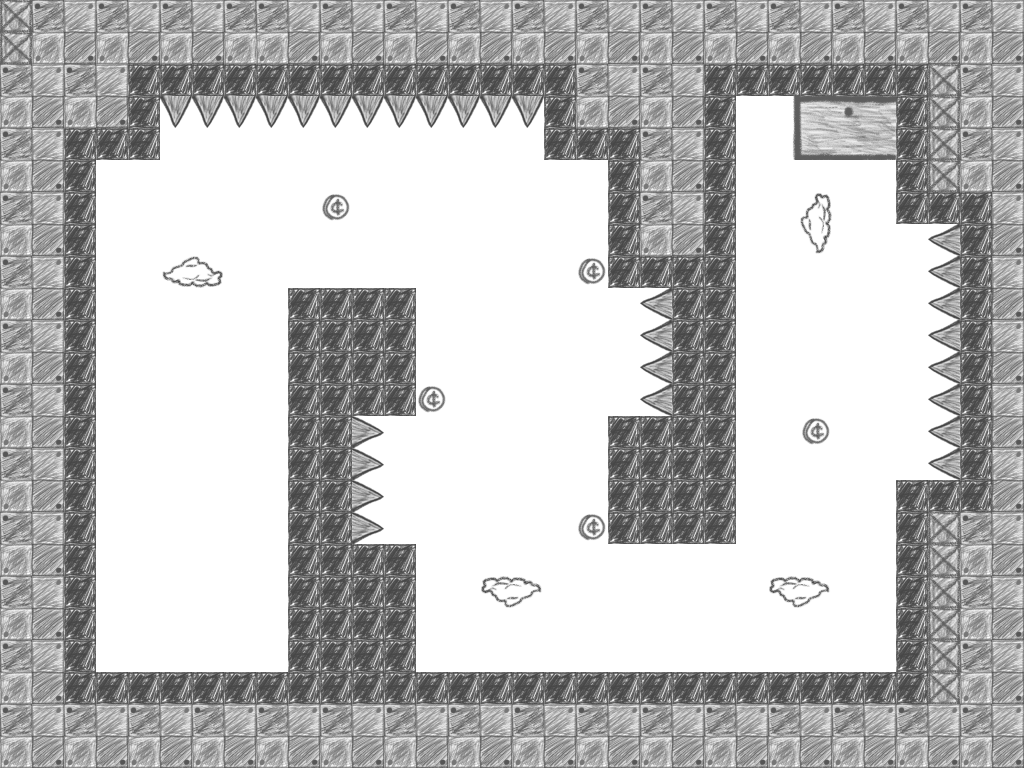

The image is a tile-based game level rendered from a .tmx file. Its description and source (layers, tilesets, objects; grid data summarised) follow:
An orthogonal 32x24 tile map with 32x32 px tiles, 3 tile layers (tiles, Exit, collectibles) and 29 objects (4x Spikes_top_left, SpawnPoint, ExitPoint).

<map version="1.0" orientation="orthogonal" width="32" height="24" tilewidth="32" tileheight="32">
 <tileset firstgid="1" name="Tilesheet" tilewidth="32" tileheight="32">
  <image source="Tilesheet.png" width="512" height="256" />
  <terraintypes>
   <terrain name="New Terrain" tile="-1" />
  </terraintypes>
  <tile id="6" terrain="0,0,0,0" />
  <tile id="7" terrain="0,0,0,0" />
  <tile id="22" terrain="0,0,0,0" />
  <tile id="23" terrain="0,0,0,0" />
  <tile id="24" terrain=",0,,0">
   <properties>
    <property name="collectible" value="true" />
   </properties>
  </tile>
  <tile id="28" terrain="0,0,0,0" />
  <tile id="38" terrain="0,0,0,0" />
  <tile id="39" terrain="0,0,0,0" />
  <tile id="43">
   <properties>
    <property name="Collectible" value="true" />
   </properties>
  </tile>
  <tile id="54" terrain="0,0,0,0" />
  <tile id="55" terrain="0,0,0,0" />
 </tileset>
 <layer name="tiles" width="32" height="24">
  <data>[768 cells, 768 non-empty, 11 distinct tile ids]</data>
 </layer>
 <layer name="Exit" width="32" height="24">
  <data>[768 cells, 8 non-empty, 8 distinct tile ids]</data>
 </layer>
 <objectgroup name="objects" width="32" height="24">
  <object name="SpawnPoint" x="128" y="635" width="64" height="32" />
  <object name="ExitPoint" x="816" y="112" width="56" height="32" />
 </objectgroup>
 <layer name="collectibles" width="32" height="24">
  <data>[768 cells, 5 non-empty, 1 distinct tile ids]</data>
 </layer>
 <objectgroup name="collisions" width="32" height="24">
  <object x="0" y="32" width="32" height="704" />
  <object x="0" y="736" width="1024" height="32" />
  <object x="992" y="32" width="32" height="704" />
  <object x="96" y="32" width="800" height="64" />
  <object x="32" y="32" width="64" height="704" />
  <object x="0" y="0" width="1024" height="32" />
  <object x="352" y="288" width="64" height="128" />
  <object x="288" y="288" width="64" height="384" />
  <object x="896" y="32" width="96" height="192" />
  <object x="96" y="672" width="800" height="64" />
  <object name="Spikes_top_left" x="160" y="96" width="384" height="32">
   <properties>
    <property name="kill" value="true" />
   </properties>
  </object>
  <object x="352" y="544" width="64" height="128" />
  <object x="96" y="96" width="64" height="64" />
  <object x="672" y="96" width="64" height="448" />
  <object x="608" y="160" width="64" height="128" />
  <object x="544" y="96" width="128" height="64" />
  <object x="608" y="416" width="64" height="128" />
  <object name="Spikes_top_left" x="640" y="288" width="32" height="128">
   <properties>
    <property name="kill" value="true" />
   </properties>
  </object>
  <object name="Spikes_top_left" x="352" y="416" width="32" height="128">
   <properties>
    <property name="kill" value="true" />
   </properties>
  </object>
  <object x="896" y="480" width="96" height="256" />
  <object name="Spikes_top_left" x="928" y="224" width="32" height="256">
   <properties>
    <property name="kill" value="true" />
   </properties>
  </object>
  <object x="960" y="224" width="32" height="256" />
 </objectgroup>
 <objectgroup name="collectibles" width="32" height="24">
  <properties>
   <property name="Collectible" value="true" />
  </properties>
  <object x="320" y="192" width="32" height="32" />
  <object x="416" y="384" width="32" height="32" />
  <object x="576" y="256" width="32" height="32" />
  <object x="576" y="512" width="32" height="32" />
  <object x="800" y="416" width="32" height="32" />
 </objectgroup>
</map>
